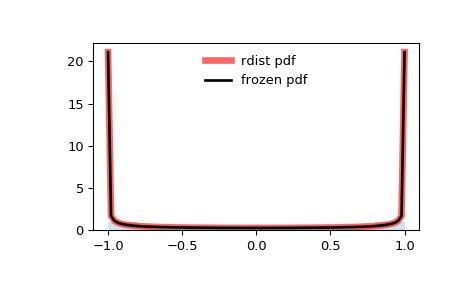

Write the Python code that produced this figure.
from scipy.stats import rdist
import matplotlib.pyplot as plt
fig, ax = plt.subplots(1, 1)

# Calculate a few first moments:

c = 0.9
mean, var, skew, kurt = rdist.stats(c, moments='mvsk')

# Display the probability density function (``pdf``):

x = np.linspace(rdist.ppf(0.01, c),
                rdist.ppf(0.99, c), 100)
ax.plot(x, rdist.pdf(x, c),
       'r-', lw=5, alpha=0.6, label='rdist pdf')

# Alternatively, the distribution object can be called (as a function)
# to fix the shape, location and scale parameters. This returns a "frozen"
# RV object holding the given parameters fixed.

# Freeze the distribution and display the frozen ``pdf``:

rv = rdist(c)
ax.plot(x, rv.pdf(x), 'k-', lw=2, label='frozen pdf')

# Check accuracy of ``cdf`` and ``ppf``:

vals = rdist.ppf([0.001, 0.5, 0.999], c)
np.allclose([0.001, 0.5, 0.999], rdist.cdf(vals, c))
# True

# Generate random numbers:

r = rdist.rvs(c, size=1000)

# And compare the histogram:

ax.hist(r, density=True, histtype='stepfilled', alpha=0.2)
ax.legend(loc='best', frameon=False)
plt.show()
